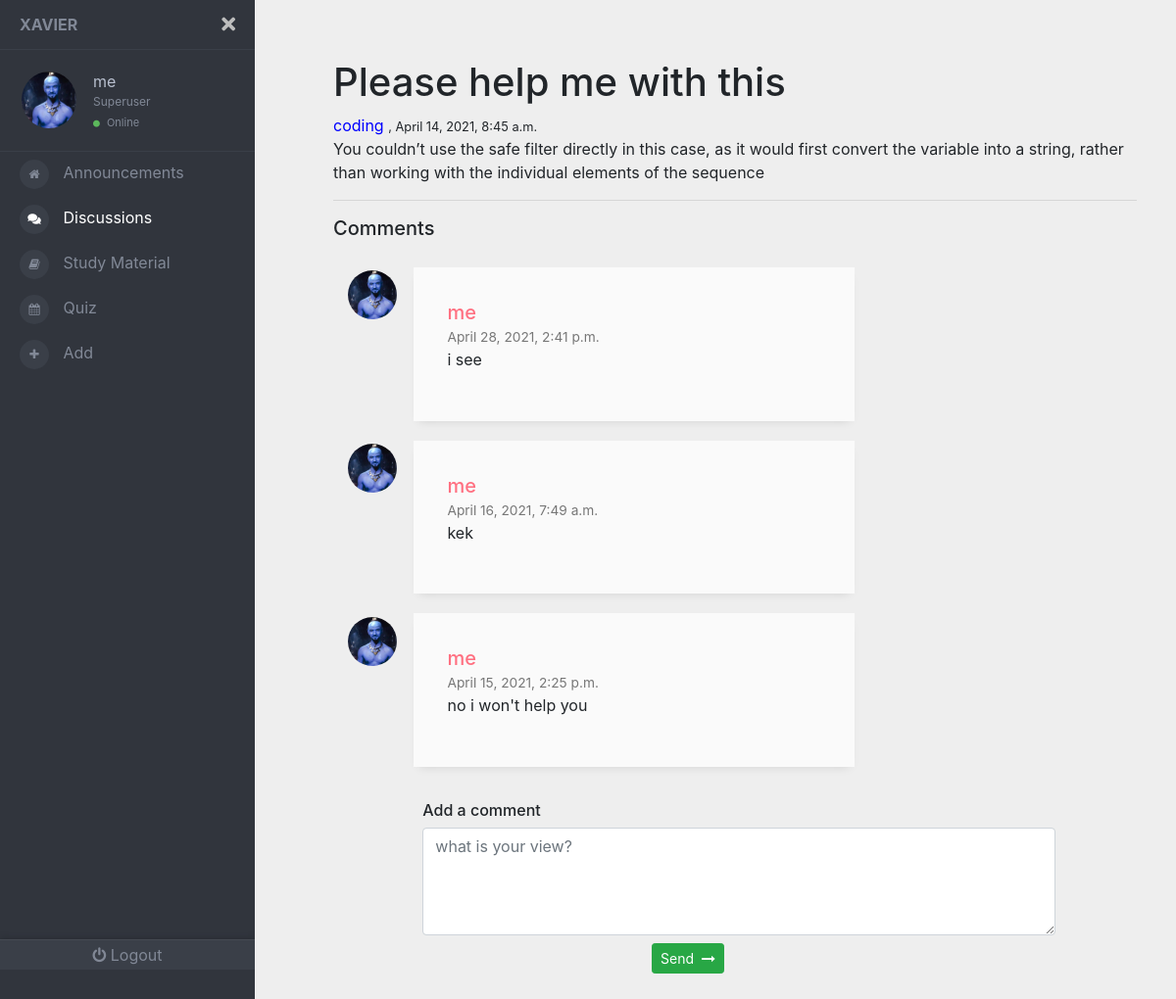
Screenshot of /discussions/main/?discuss=aSA8iN1y (signed in) with the database file from the repository.
### front/models.py (models this page shows, shortened)
class Profile(models.Model):
	user= models.OneToOneField(User , on_delete = models.CASCADE )
	image = models.ImageField(default='default.jpg' , upload_to = 'profile_pics')
	color = models.CharField(max_length=7, default='#000000')

class Discussion(models.Model):
	title = models.CharField(max_length=30  , default='Please help me with this')
	content = models.TextField()
	time= models.DateTimeField(auto_now_add=True)
	author = models.ForeignKey(User , on_delete =  models.SET(get_sentinel_user))
	room = models.CharField(max_length=8, default=get_code)

class Comment(models.Model):
	content = models.TextField()
	time= models.DateTimeField(auto_now_add=True)
	author = models.ForeignKey(User , on_delete = models.CASCADE)
	room = models.CharField(max_length=8, default='00000000')

### front/views.py (the view, shortened to what this page needs)
# urls.py: path('discussions/main/',views.discuss_main ,  name='discussmainpage'),
def discuss_main(request) :
	if not(request.user.is_authenticated):
		return redirect('signpage')
	try:
		discuss=request.GET['discuss']
	except:
		return HttpResponse('<h1>No such discussion</h1>')
	discussion = Discussion.objects.filter(room=discuss)[0]
	comments = Comment.objects.filter(room=discussion.room)
	comments2 = []
	for i in range(len(comments)-1 , -1 , -1):
		comments2.append(comments[i])
	send = SendComment()
	return render(request, 'front/disc_main.html' , {'discussion' : discussion , 'comments' :comments2 , 'send' : send })

### front/views.py
class SendComment(forms.ModelForm):
	class Meta :
		model = Comment
		fields = ['content' , 'room']

### front/templates/front/disc_main.html (shortened to what this page needs)
{% load static %}
<!DOCTYPE html>
<html lang="en">
  <head>
    <link rel="stylesheet" href='{% static "front/navbar.css" %}' />
    <link
      rel="stylesheet"
      href="https://cdnjs.cloudflare.com/ajax/libs/twitter-bootstrap/4.1.1/css/bootstrap.css"
    />
    <link
      rel="stylesheet"
      href="https://use.fontawesome.com/releases/v5.0.13/css/all.css"
    />
    <link rel="stylesheet" href='{% static "front/material.css" %}' />
    <link rel="stylesheet" href='{% static "front/study.css" %}' />
  </head>
  <body  >
    <div class="page-wrapper chiller-theme toggled">
      <nav id="sidebar" class="sidebar-wrapper">
        <div class="sidebar-content">
          <div class="sidebar-brand">
            <a href="{% url 'mainpage' %} " >Xavier</a>
            <div id="close-sidebar">
              <i class="fas fa-times"></i>
            </div>
          </div>
          <div class="sidebar-header">
            <div class="user-pic">
              <img
                class="img-responsive img-rounded"
                src="{{request.user.profile.image.url}}"
                alt="User picture"
                style = "border-radius: 50% ;"
              />
            </div>
            <div class="user-info">
              <span class="user-name">
                {{ request.user.username }}
              </span>
              <span class="user-role">
                  {% if request.user.is_superuser %}
              Superuser
                 {% elif request.user.is_staff %}
              Staff
                  {% else %}
              Student
                  {% endif %}
            </span>
              <span class="user-status">
                <i class="fa fa-circle"></i>
                <span>Online</span>
              </span>
            </div>
          </div>
          <div class="sidebar-menu">
            <ul>
              <li>
                <a href="{% url 'mainpage' %} "
                  ><i class="fa fa-home" aria-hidden="true"></i>
                  <span>Announcements</span>
                </a>
              </li>
              <li>
                <a href="{% url 'discusspage' %} "  style="color: white" >
                  <i class="fas  fa-comments"></i>
                  <span>Discussions</span>
                </a>
              </li>
              <li>
                <a href="{% url 'studypage' %}"
                  ><i class="fa  fa-book"></i>
                  <span>Study Material</span>
                </a>
              </li>
              <li>
                <a href="{% url 'quizpage' %} "
                ><i class="fa fa-calendar"></i>
                  <span>Quiz</span>
                </a>
              </li>
              <li>
                <a href="{% url 'addpage' %} "
                ><i class="fa fa-plus" aria-hidden="true"></i>
                  <span>Add</span>
                </a>
              </li>
            </ul>
          </div>
          <div class="sidebar-footer">
            <a href="{% url 'logout' %} " style="text-decoration: none">
              <i class="fa fa-power-off"></i>
              <span>Logout</span></a
            >
          </div>
        </div>
      </nav>
      <main class="page-content">
        <div class="container">
          <h1>{{discussion.title}}</h1> <h7 style="color: {{discussion.author.profile.color}}">{{discussion.author}}  </h7> <small> , {{discussion.time}}</small>
          <p>
            {{discussion.content}}
          </p>
          <hr />
          <h5>Comments</h5>
          <link
            href="https://maxcdn.bootstrapcdn.com/font-awesome/4.7.0/css/font-awesome.min.css"
            rel="stylesheet"
          />
          <div class="container">
            <div class="row">
              {% for comment in comments %}
              <div class="col-md-8">
                <div class="media g-mb-30 media-comment">
                  <img
                    class="d-flex g-width-50 g-height-50 rounded-circle g-mt-3 g-mr-15"
                    src="{{comment.author.profile.image.url}}"
                    alt="Image Description"
                  />
                  <div class="media-body u-shadow-v18 g-bg-secondary g-pa-30">
                    <div class="g-mb-15">
                      <h5 class="h5 g-color-gray-dark-v1 mb-0" style="color: {{comment.author.profile.color}}">{{comment.author}}</h5>
                      <span class="g-color-gray-dark-v4 g-font-size-12"
                        >{{comment.time}}</span
                      >
                    </div>
                    <p>
                      {{comment.content}}
                    </p>
                  </div>
                </div>
              </div>
              {% endfor %}
            </div>
          </div>
          <div style="margin-top: 35px">
            <div style="display: flex; justify-content: center">
              <div class="col-10">
                <div class="comment-box ml-2">
                  <h6>Add a comment</h6>
                  <div class="comment-area">
                    <textarea
                    id = "text"
                      class="form-control"
                      placeholder="what is your view?"
                      rows="4"
                    ></textarea>
                  </div>
                  <div class="comment-btns mt-2">
                    <div class="row">
                      <div class="col-6">
                        <div class="pull-right">
	                          <button class="btn btn-success send btn-sm" type="submit" id="send2" onclick = 'comment(event)'>
	                            Send <i class="fa fa-long-arrow-right ml-1"></i>
	                          </button>
                        </div>
                      </div>
                    </div>
                  </div>
                </div>
              </div>
            </div>
          </div>
        </div>
      </main>
    </div>
  </body>
</html>

### front/templates/front/disc_main.html (style rules this page uses)
body { margin-top: 20px; background: #eee; }
@media (min-width: 0) { .g-mr-15 { margin-right: 1.07143rem !important; } }
@media (min-width: 0) { .g-mt-3 { margin-top: 0.21429rem !important; } }
.g-height-50 { height: 50px; }
.g-width-50 { width: 50px !important; }
@media (min-width: 0) { .g-pa-30 { padding: 2.14286rem !important; } }
.g-bg-secondary { background-color: #fafafa !important; }
.u-shadow-v18 { box-shadow: 0 5px 10px -6px rgba(0, 0, 0, 0.15); }
.g-color-gray-dark-v4 { color: #777 !important; }
.g-font-size-12 { font-size: 0.85714rem !important; }
.media-comment { margin-top: 20px; }

### rows the page displays
Discussion: title "Please help me with this", author "coding", time "April 14, 2021, 8:45 a.m.", content "You couldn’t use the safe filter directly in this case, as it would first convert the variable into a string, rather than working with the individual elements of the sequence"
Comment: author.profile.image (picture), author "me", time "April 28, 2021, 2:41 p.m.", content "i see"
Comment: author.profile.image (picture), author "me", time "April 16, 2021, 7:49 a.m.", content "kek"
Comment: author.profile.image (picture), author "me", time "April 15, 2021, 2:25 p.m.", content "no i won't help you"

### other values shown
{{ request.user.username }} "me"
